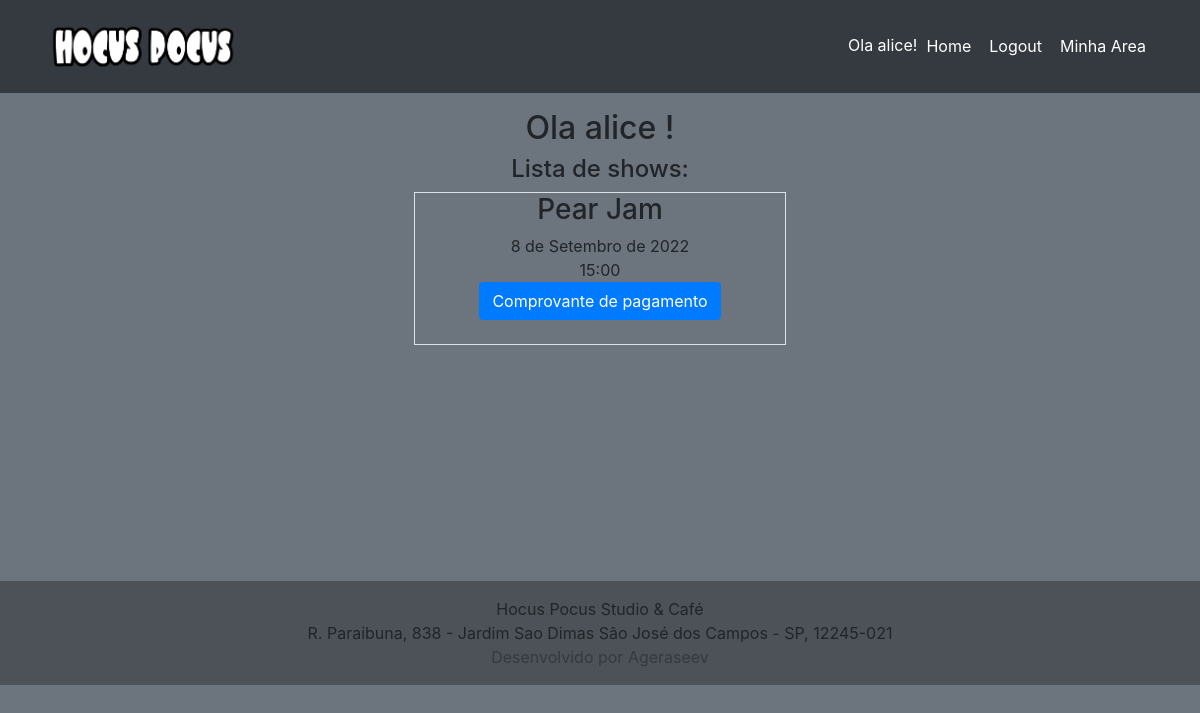
The page /dashboard (signed in) on the database as committed earlier.
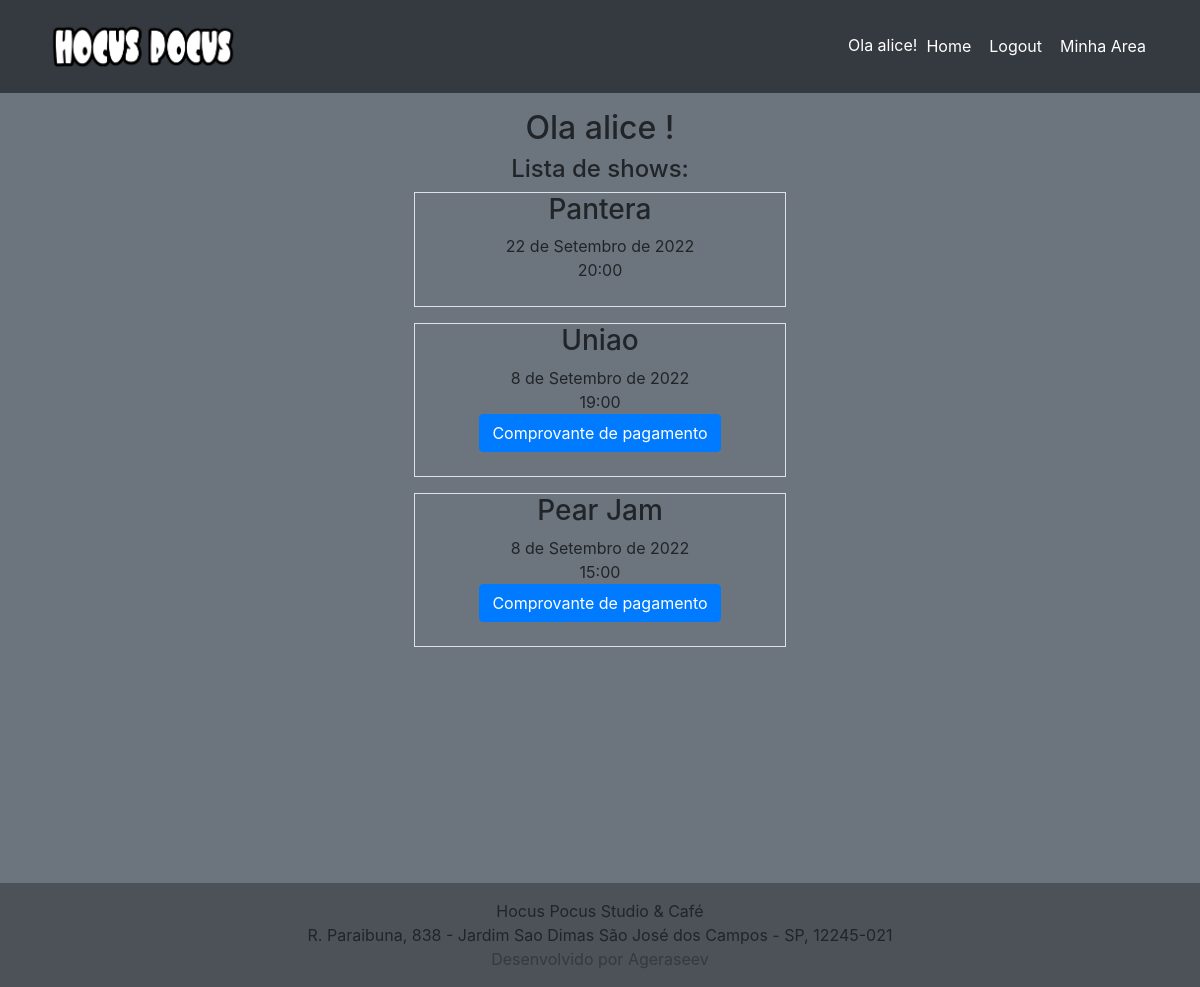
The same page on the database as committed later.
### show/models.py (models this page shows, shortened)
class NomeLista(models.Model):
    sem_registro = models.ForeignKey(UsuarioSemRegistro, on_delete=models.CASCADE, blank=True, null= True)
    roqueiro = models.ForeignKey(Usuario, on_delete=models.CASCADE, blank=True, null= True)
    pagamento = models.BooleanField(default=False)
    comprovante = models.ImageField(upload_to='static/comprovantes', blank=True)
    lista_reserva = models.ForeignKey(Show, on_delete=models.CASCADE, blank=True, null= True,)
    class Meta:
        unique_together = ('roqueiro', 'lista_reserva')

class Show(models.Model):
    titulo_show = models.CharField(max_length=100, )
    descricao_show = models.CharField(max_length=300)
    horario_do_show = models.CharField(max_length=100, null=True)
    data_do_show = models.DateField(null=True)
    banner = models.ImageField(upload_to='static/banners', blank=True)
    quadrado = models.ImageField(upload_to='static/banners', blank=True)
    publicada = models.BooleanField(default=False)
    pix = models.BooleanField(default=False)
    carrocel = models.BooleanField(default=False)
    def __str__(self):
        return self.titulo_show

### usuario/views.py (the view)
# urls.py: path('dashboard', dashboard, name='dashboard'),
def dashboard(request):
    if request.method == 'POST' and request.FILES['imagem']:
        id = request.POST['id']
        imagem = request.FILES['imagem']
        fss = FileSystemStorage()
        fss.save(imagem.name, imagem)
        recibo = NomeLista.objects.filter(id=id)
        recibo.update(comprovante=imagem)
        if request.user.is_authenticated:
            usuario = request.user.usuario.id
            show = NomeLista.objects.filter(roqueiro_id=usuario)
            dados = {
                'eventos': show
            }
        return render(request, 'dashboard.html', dados)
    else:
        if request.user.is_authenticated:
            usuario = request.user.usuario.id
            print(usuario)
            show = NomeLista.objects.filter(roqueiro_id=usuario)
            dados = {
                'eventos': show
            }
            return render(request, 'dashboard.html', dados)
        else:
            return redirect('home')

### templates/dashboard.html (shortened to what this page needs)
{% extends 'base.html' %}
{% load static %}
{% block content %}
<body>
<div class="container  mt-3 ">
<div class="row">
    <div class="col-sm "></div>
    <div class="col-sm text-center ">
        <h2> Ola {{ user.username }} ! </h2>
        <h4>Lista de shows:</h4>
    </div>
    <div class="col-sm ">
    </div>
</div>
    <div class="container ">
{% for evento in eventos %}
    <div class="row mb-3 ">
    <div class="col-sm ">
    </div>
        <div class="col-sm text-center border ">
<h3>{{ evento.lista_reserva.titulo_show }}</h3>
{{ evento.lista_reserva.data_do_show }}<br>
{{ evento.lista_reserva.horario_do_show }}<br>
{% if evento.lista_reserva.pix %}
<button type="button" class="btn btn-primary mb-4" data-toggle="modal" data-target="#botao{{ evento.lista_reserva.id }}">
  Comprovante de pagamento
</button>
{% else %}
<div class = "mb-4"> </div>
{% endif %}
        </div>
        <div class="col-sm ">
    </div>
    <br>
    </div>
{% endfor %}
{% for evento in eventos %}
</div>
{% endfor %}
</div>
{% endblock %}

Rows that differ between the two databases and show on the page:
added NomeLista: lista_reserva.titulo_show "Pantera", lista_reserva.data_do_show "22 de Setembro de 2022", lista_reserva.horario_do_show "20:00"
added NomeLista: lista_reserva.titulo_show "Uniao", lista_reserva.data_do_show "8 de Setembro de 2022", lista_reserva.horario_do_show "19:00"
